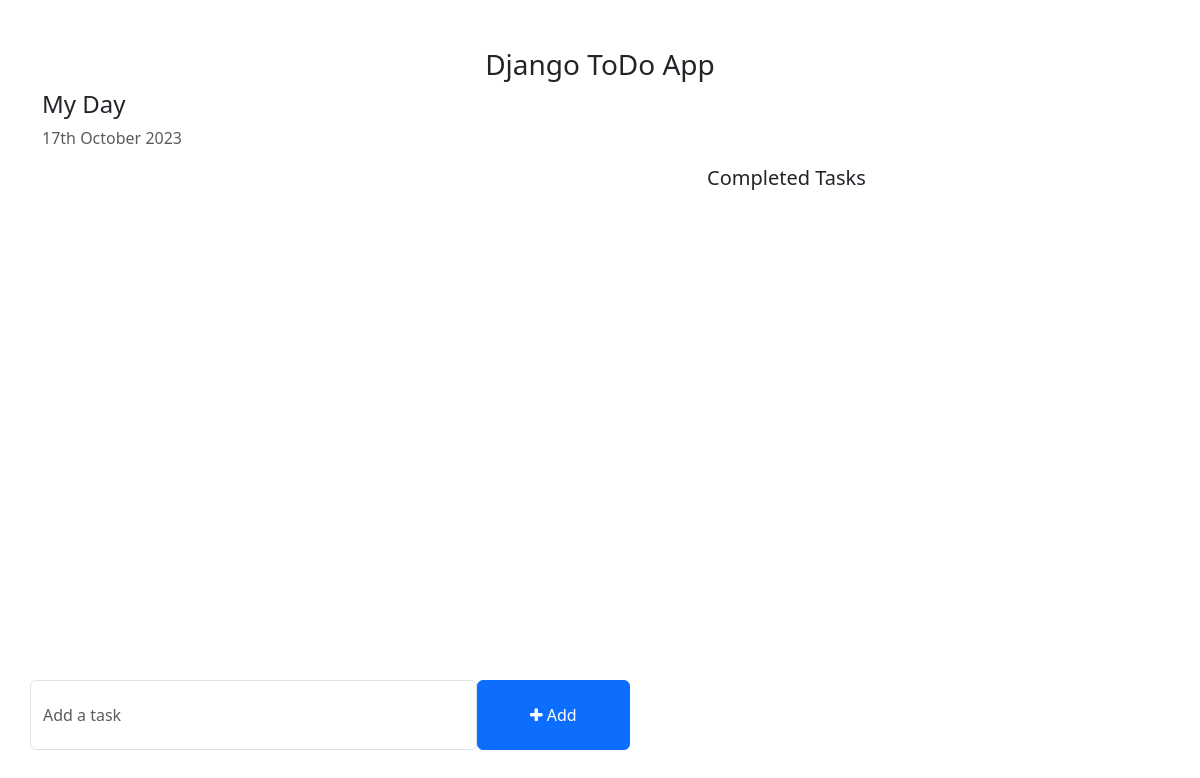
/, run on an earlier commit of the app's database.
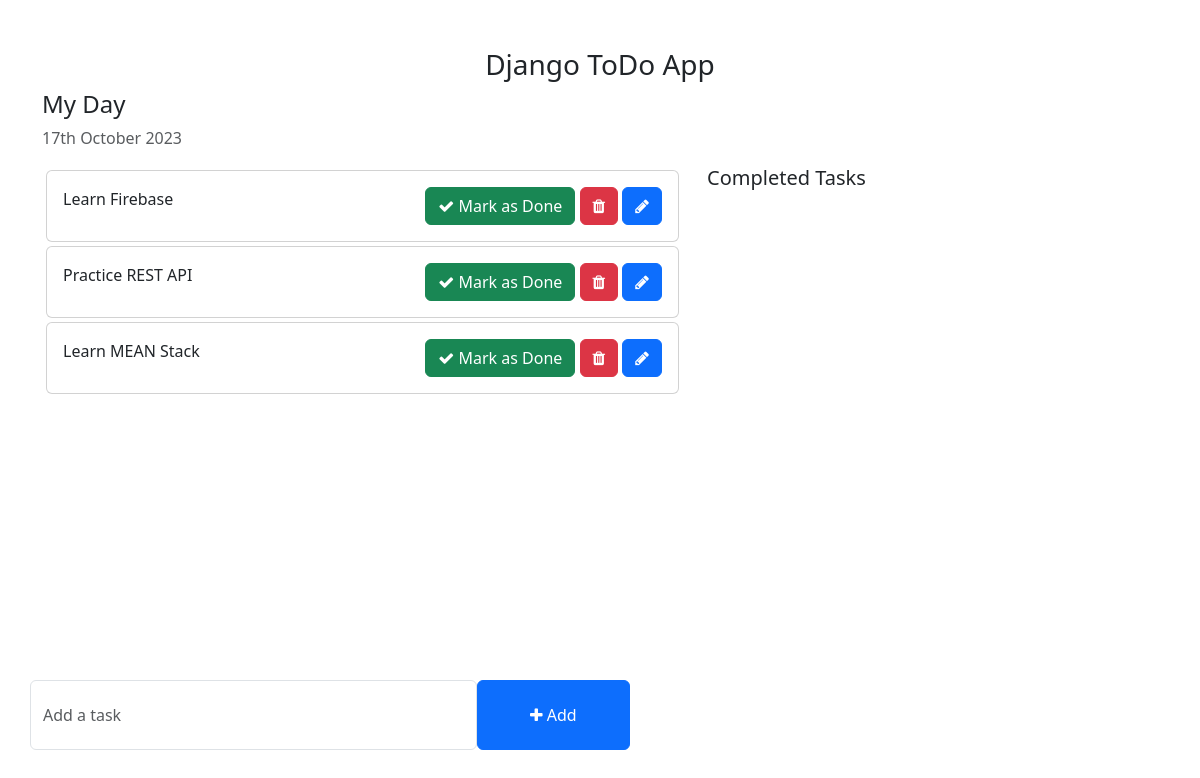
And on a later commit of the database.
### todo_list/models.py (models this page shows, shortened)
class Task(models.Model):
    task = models.CharField(max_length=254)
    is_completed = models.BooleanField(default=False)
    create_on = models.DateTimeField(auto_now_add=True)
    updated_on = models.DateTimeField(auto_now_add=True)

### to_do_app/views.py (the view)
# urls.py: 2. Add a URL to urlpatterns:  path('', views.home, name='home')
def home(request):
    tasks = Task.objects.filter(is_completed=False).order_by('-updated_on')
    completed_task = Task.objects.filter(is_completed=True).order_by('-updated_on')
    context = {
        'tasks': tasks,
        'completed_task': completed_task,
    }
    return render(request, 'home.html', context)

### templates/home.html (shortened to what this page needs)
<!DOCTYPE html>
<html lang="en">
<head>
    <link href="https://cdn.jsdelivr.net/npm/bootstrap@5.3.0-alpha1/dist/css/bootstrap.min.css" rel="stylesheet">
    <link rel="stylesheet" href="https://cdnjs.cloudflare.com/ajax/libs/font-awesome/4.7.0/css/font-awesome.min.css">
</head>
<body>
    <div class="container">
        <h3 class="pt-5 text-center">Django ToDo App</h3>
        <div class="row">
            <h4>My Day</h4>
            <p class="text-muted">{% now "jS F Y" %}</p>
            <div class="col-md-7 col-lg-7" style="height: 450px; overflow: scroll;">
                {% for task in tasks %}
                    <div class="card m-1">
                        <div class="card-body">
                            {{ task.task }}
                            <span style="position: relative; float: right;">
                                <a href="{% url 'mark_as_done' task.pk %}" class="btn btn-success"><i class="fa fa-check"></i> Mark as Done</a>
                                <a href="{% url 'delete_task' task.pk %}" class="btn btn-danger"><i class="fa fa-trash"></i></a>
                                <a href="{% url 'edit_task' task.id %}" class="btn btn-primary"><i class="fa fa-pencil"></i></a>
                            </span>
                        </div>
                    </div>
                {% endfor %}
            </div>
            <div class="col-md-5 col-lg-5">
                <h5>Completed Tasks</h5>
            </div>
        </div>
        <div class="row">
            <div class="col-md-6 col-lg-6 p-0" style="position: absolute; bottom: 50px;">
                <form action="{% url 'add_task' %}" method="POST">
                    <div class="form-group">
                        <span style="display: flex;">
                            <input name="task" type="text" class="form-control" placeholder="Add a task">
                            <button type="submit" class="btn btn-primary" style="width: 200px;"><i class="fa fa-plus"></i> Add</button>
                        </span>
                    </div>
                </form>
            </div>
        </div>
    </div>
</body>
</html>

### templates/home.html (style rules this page uses)
.form-control { padding: 1.375rem .75rem !important; }

What changed in the data, as far as the page shows it:
added Task: task "Learn Firebase"
added Task: task "Practice REST API"
added Task: task "Learn MEAN Stack"
